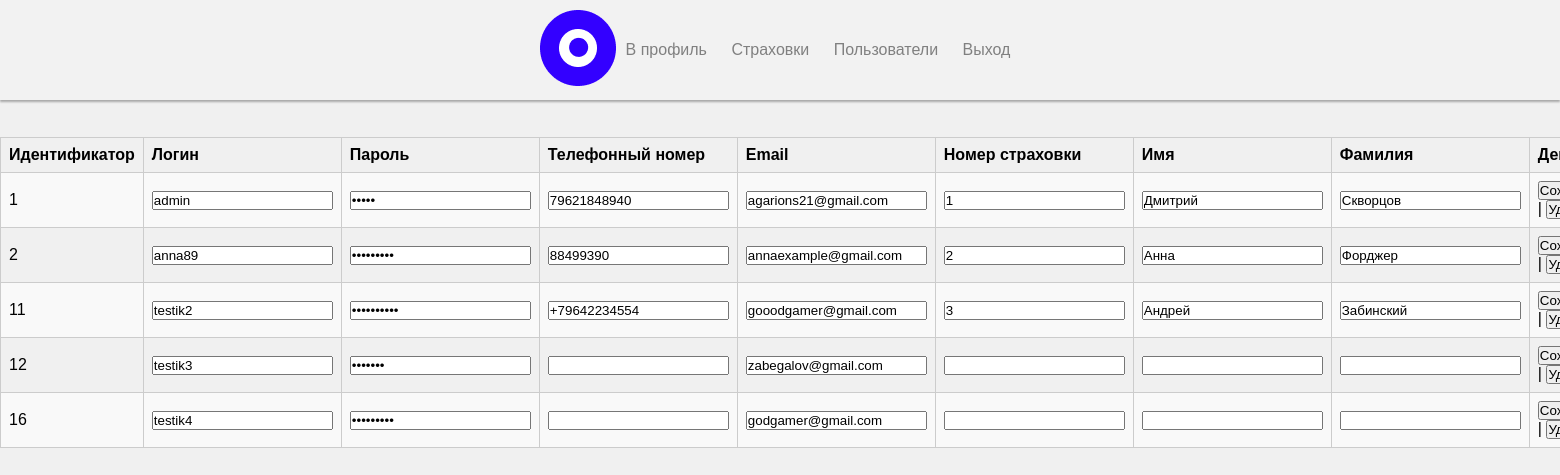
The app's page /QS/admin_users.php with its own data.
### tables this page shows
CREATE TABLE `user` (
  `id_user` int NOT NULL AUTO_INCREMENT,
  `login` varchar(50) NOT NULL,
  `password` varchar(255) NOT NULL,
  `tel_numb` varchar(15) DEFAULT NULL,
  `email` varchar(225) DEFAULT NULL,
  `num_strax` varchar(50) DEFAULT NULL,
  `first_name` varchar(25) DEFAULT NULL,
  `last_name` varchar(25) DEFAULT NULL,
  PRIMARY KEY (`id_user`)
);

### QS/admin_users.php (the view, shortened to what this page needs)
<!DOCTYPE html>
<html>
<head>
    <link rel="stylesheet" type="text/css" href="CSS/header.css">
    <link rel="stylesheet" type="text/css" href="CSS/footer.css">
</head>
<body>
    <header>
        <div class="container">
            <div class="logo">
                <img src="images/logo.png" alt="Логотип">
            </div>
            <nav>
                <ul class="nav">
                    <a href="admin_panel.php">В профиль</a>
                    <a href="admin_insurance.php">Страховки</a>
                    <a href="admin_users.php">Пользователи</a>
                    <a href="logout.php">Выход</a>
                </ul>
            </nav>
        </div>
    </header>
    <h1>Пользователи</h1>
    <body>
        <table>
            <tbody>
                <?php
                $db_host = '127.0.0.1:3306';
                $db_user = 'root';
                $db_pass = '';
                $db_name = 'mydb';
                $conn = new mysqli($db_host, $db_user, $db_pass, $db_name);
                $sql = "SELECT * FROM user";
                $result = $conn->query($sql);
                if ($result->num_rows > 0) {
                    echo "<table>";
                    echo "<tr>";
                    echo "<th>Идентификатор</th>";
                    echo "<th>Логин</th>";
                    echo "<th>Пароль</th>";
                    echo "<th>Телефонный номер</th>";
                    echo "<th>Email</th>";
                    echo "<th>Номер страховки</th>";
                    echo "<th>Имя</th>";
                    echo "<th>Фамилия</th>";
                    echo "<th>Действия</th>";
                    echo "</tr>";
                    while ($row = $result->fetch_assoc()) {
                        echo "<tr>";
                        echo "<form method='post' action='admin_users.php'>";
                        echo "<td>" . $row['id_user'] . "</td>";
                        echo "<td><input type='text' name='login' value='" . $row['login'] . "'></td>";
                        echo "<td><input type='password' name='password' value='" . $row['password'] . "'></td>";
                        echo "<td><input type='text' name='tel_numb' value='" . $row['tel_numb'] . "'></td>";
                        echo "<td><input type='email' name='email' value='" . $row['email'] . "'></td>";
                        echo "<td><input type='text' name='num_strax' value='" . $row['num_strax'] . "'></td>";
                        echo "<td><input type='text' name='first_name' value='" . $row['first_name'] . "'></td>";
                        echo "<td><input type='text' name='last_name' value='" . $row['last_name'] . "'></td>";
                        echo "<td><button type='submit' name='edit'>Сохранить</button> | <button type='submit' name='delete'>Удалить</button></td>";
                        echo "</form>";
                        echo "</tr>";
                    }
                    echo "</table>";
                } else {
                    echo "<p>Нет доступных пользователей.</p>";
                }
                ?>
            </tbody>
        </table>
    </body>
</html>

### QS/CSS/header.css (style rules this page uses)
header { background-color: #f2f2f2; color: #fff; padding: 10px 0; position: fixed; text-align: center; top: 0; left: 0; width: 100%; box-shadow: 0 2px 2px rgba(0,0,0,0.3); }
.container { max-width: 1200px; margin: 0 auto; display: flex; align-items: center; justify-content: center; }
.logo { max-width: 100px; }
nav { display: flex; }
.nav a { color: grey; text-decoration: none; font-size: 16px; padding: 5px 10px; transition: all 0.3s ease; }

### QS/admin_users.php (style rules this page uses)
* { margin: 0; padding: 0; box-sizing: border-box; }
body { font-family: Arial, sans-serif; background-color: #f0f0f0; }
table { width: 100%; border-collapse: collapse; margin-bottom: 20px; margin-top: 50px; }
table th, table td { padding: 8px; border: 1px solid #ccc; }
table th { background-color: #f0f0f0; font-weight: bold; text-align: left; }
table tr:nth-child(even) { background-color: #f9f9f9; }

### records on screen
user: id_user "1", login "admin", tel_numb "79621848940", email "agarions21@gmail.com", num_strax "1", first_name "Дмитрий", last_name "Скворцов"
user: id_user "2", login "anna89", tel_numb "88499390", email "annaexample@gmail.com", num_strax "2", first_name "Анна", last_name "Форджер"
user: id_user "11", login "testik2", tel_numb "+79642234554", email "gooodgamer@gmail.com", num_strax "3", first_name "Андрей", last_name "Забинский"
user: id_user "12", login "testik3", email "zabegalov@gmail.com"
user: id_user "16", login "testik4", email "godgamer@gmail.com"
